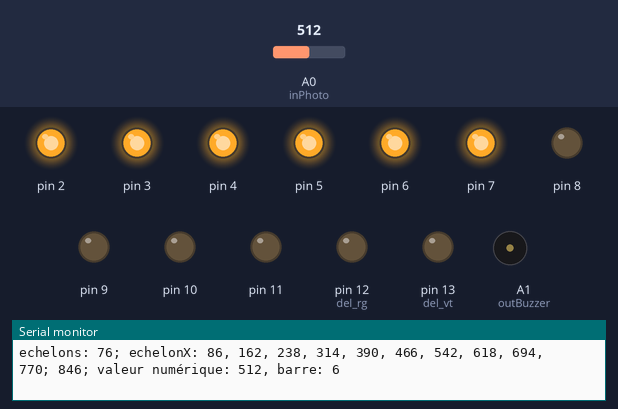
The sketch below on a simulated Arduino Uno, built with avr-gcc and run on an emulated ATmega328P. On the bench: output pins drawn as LEDs (lit = HIGH), buzzer (waves = sounding), the last lines printed to the serial monitor. The inputs (shaded band) are chosen by the test bench; at power-on: A0 (inPhoto) = 512.

Above: at 1.2 s.
1.3 s: A0 (inPhoto) set to 531
4.3 s: A0 (inPhoto) set to 557
At 5.2 s:
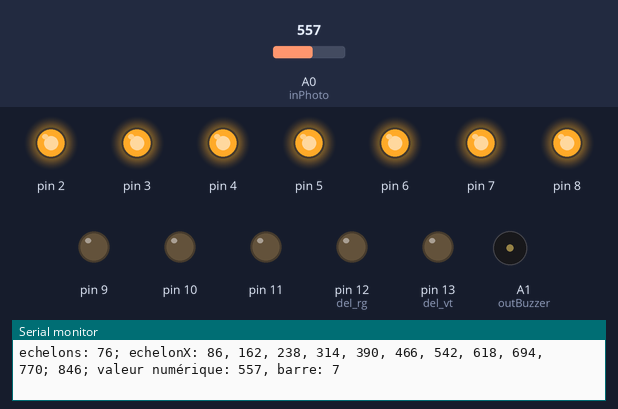
6.0 s: A0 (inPhoto) set to 0
At 7.5 s:
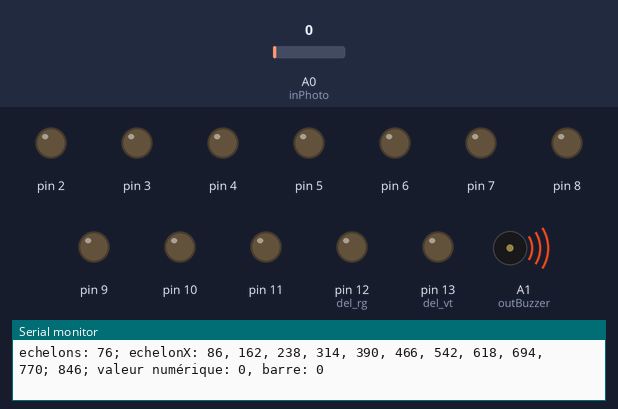
7.8 s: A0 (inPhoto) set to 9
10.8 s: A0 (inPhoto) set to 12
At 11.8 s:
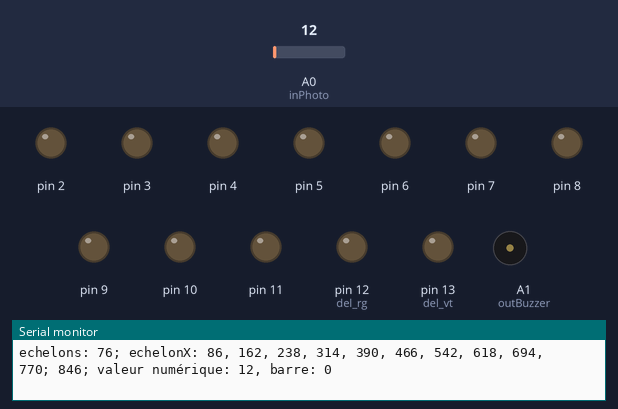
12.5 s: A0 (inPhoto) set to 78
14.0 s: A0 (inPhoto) set to 93
At 14.6 s:
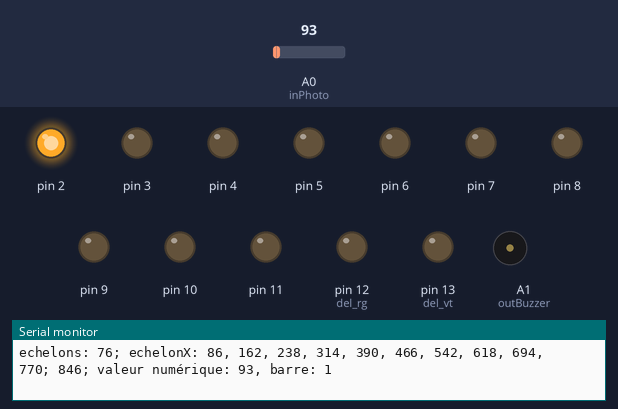
Timing chart, 0 to 16.5 s (numbered marks = the images above; inputs shaded):
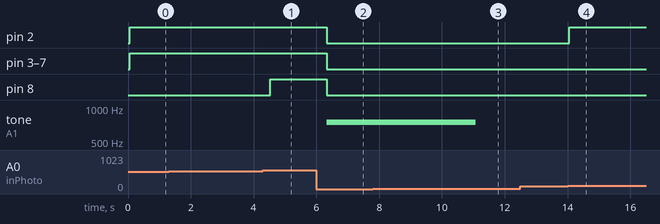

Measured:
- the behaviour switches between 541 and 542 on A0 (inPhoto) (found by bisection; images 0 and 1)
- the behaviour switches between 10 and 11 on A0 (inPhoto) (found by bisection; images 2 and 3)
- the behaviour switches between 85 and 86 on A0 (inPhoto) (found by bisection; images 3 and 4)
- after the input at 4.3 s, pin 8: LOW → HIGH after 0.24 s
- after the input at 6.0 s, pin 2–8: HIGH → LOW after 0.33 s; tone on A1 (outBuzzer): silent → 750 Hz after 0.33 s
- after the input at 10.8 s, tone on A1 (outBuzzer): 750 Hz → silent after 0.28 s
- after the input at 14.0 s, pin 2: LOW → HIGH after 0.06 s

The sketch:

projet_baro_RC_HS.ino
```cpp
/*
 * Code de Barographe piloté
 * par photorésistance
 *
 * Hugues Santerre et Rémi Charest
 *
 */

//variables
int forcePhoto;
int inPhoto = A0;
int outBuzzer = A1;   //PIEZO si absence de lumière
int frequence = 750; // 500kHz à 1000kHz
int del_rg = 12;    //del pin rouge
int del_vt = 13;    //del pin verte
int b;              //variable de la PIN en contexte
int i;              //variable de l'échelon
int j;              //variable allumage dans boucle barographe
int k;              //variable extinction dans boucle barographe
int barre;          //variable barre du barpgraphe


//paramétrer le min et le max selon la lumière

int tomin = 10;
int tomax = 850;

//calculer les échelons
int fourchette = tomax - tomin;
int echelon = fourchette / 11;
int echelon1 = tomin + echelon;
int echelon2 = echelon1 + echelon;
int echelon3 = echelon2 + echelon;
int echelon4 = echelon3 + echelon;
int echelon5 = echelon4 + echelon;
int echelon6 = echelon5 + echelon;
int echelon7 = echelon6 + echelon;
int echelon8 = echelon7 + echelon;
int echelon9 = echelon8 + echelon;
int echelon10 = echelon9 + echelon;
int echelon11 = echelon10 + echelon;
/*

*/

void setup() {
  //affichage
  Serial.begin(9600);

  //pin selectionnées
  pinMode(inPhoto, INPUT); //input photoresistance
  pinMode(outBuzzer, OUTPUT); //output buzzer
  pinMode(del_rg, OUTPUT); //output DEL
  pinMode(del_vt, OUTPUT);

  //pin du barographe
  for (b=2; b < 12; b++) {
    pinMode(b, OUTPUT);
  }

  //del bicolore
  digitalWrite(12, LOW);
  digitalWrite(13, LOW);
}

void loop() {
  //code photoresistance
  forcePhoto = analogRead(inPhoto);
  //forcePhoto = constrain(forcePhoto, tomin, tomax);

  //afficher échelons
  Serial.print("echelons: ");
  Serial.print(echelon);
  Serial.print("; echelonX: ");
  Serial.print(echelon1);
  Serial.print(", ");
  Serial.print(echelon2);
  Serial.print(", ");
  Serial.print(echelon3);
  Serial.print(", ");
  Serial.print(echelon4);
  Serial.print(", ");
  Serial.print(echelon5);
  Serial.print(", ");
  Serial.print(echelon6);
  Serial.print(", ");
  Serial.print(echelon7);
  Serial.print(", ");
  Serial.print(echelon8);
  Serial.print(", ");
  Serial.print(echelon9);
  Serial.print(", ");
  Serial.print(echelon10);
  Serial.print("; ");
  Serial.print(echelon11);
  Serial.print("; ");

  //afficher forcePhoto
  Serial.print("valeur numérique: ");
  Serial.print(forcePhoto);
  Serial.print(", ");

  //code barographe suivant forcePhoto

  if (forcePhoto < echelon1) { //0 barre
	  i=1; //aucune pin, buzzer
  }
  else if (forcePhoto < echelon2) { //1 barre
	  i=2; //jusqu'à pin 2
  }
  else if (forcePhoto < echelon3) { //2 barres
	  i=3;  //jusqu'à pin 3
  }
  else if (forcePhoto < echelon4){
  	i=4;
  }
  else if (forcePhoto < echelon5){
	  i=5;
  }
  else if (forcePhoto < echelon6){
	  i=6;
  }
  else if (forcePhoto < echelon7){
	  i=7;
  }
  else if (forcePhoto < echelon8){
  	i=8;
  }
  else if (forcePhoto < echelon9){
	  i=9;
  }
  else if (forcePhoto < echelon10){ //9 barres
	  i=10;
  }
  else if (forcePhoto < echelon11){ //10 barres
	  i=11;
  }

  //afficher i
  Serial.print("barre: ");
  barre = i -1;
  Serial.println(barre);

  //suite code barographe
  for (j = 2; j <= i; j++) {
    //de pin 2
    //allumer tout ce qui est inférieur ou égal à i
    digitalWrite(j, HIGH);
  }
  for (k = 11; k > i; k--) {
    //de pin 10
    //éteindre tout ce qui est supérieur à i
    digitalWrite(k, LOW);
  }

  //code DEL suivant code barographe pour obtenir i
  //vert
  if (i < 9) {
    digitalWrite(12, LOW);
    digitalWrite(13, LOW);
  }
  else if (i == 10){
	  digitalWrite(12, LOW);
	  digitalWrite(13, HIGH);
	}
  //rouge
  else if (i == 11) {
	  digitalWrite(12, HIGH);
  	digitalWrite(13, LOW);
  }

  //code buzzer suivant code barographe pour obtenir i
  if (forcePhoto <= tomin) {
    //buzzer actif durant tout l'itération
    //volume à la main sur le potentio
    //delay à la fin
    tone(outBuzzer, frequence);
    //delay(1000);
  }
  else {
    //couper le buzzer
	  noTone(outBuzzer);
  }

  delay(250);
}
```
